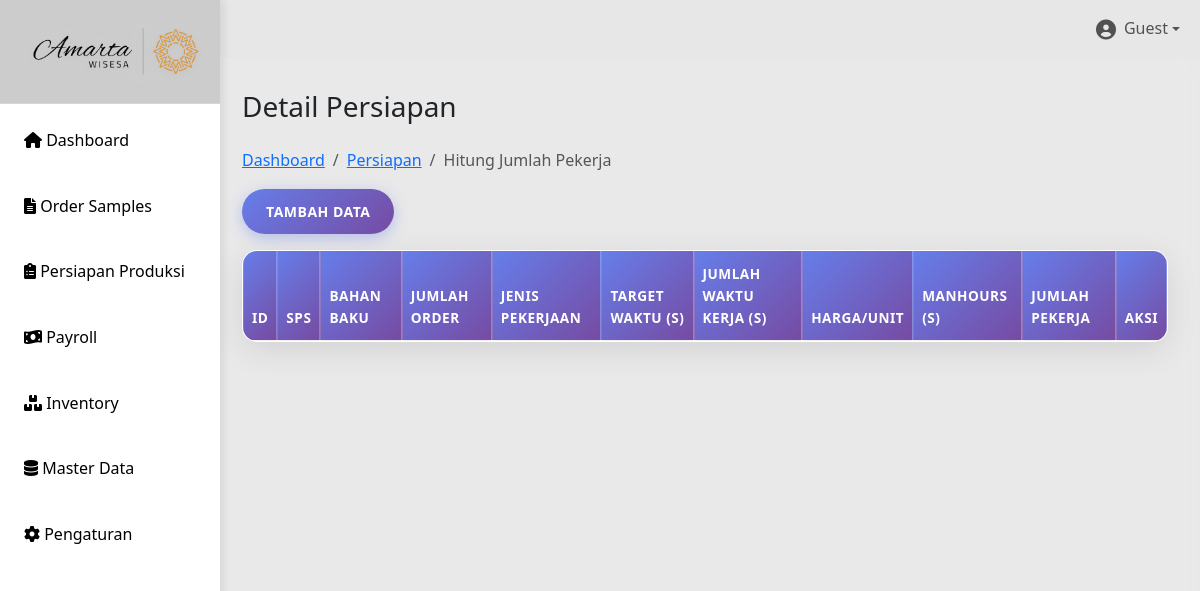
Before: /jumlah_pekerja.php with the older database file.
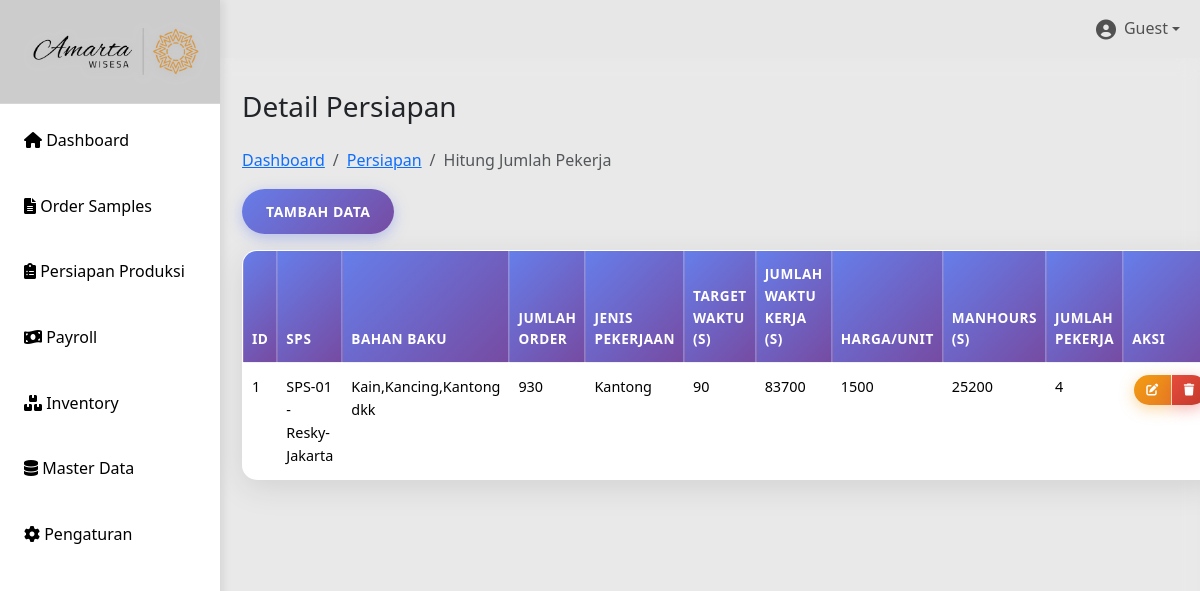
After: the same page with the newer database file.
### tables this page shows
CREATE TABLE `jumlah_pekerja` (
  `id` int(11) UNSIGNED NOT NULL,
  `id_sps` int(11) UNSIGNED DEFAULT NULL,
  `bahan_baku` varchar(500) NOT NULL,
  `jumlah_order` int(11) NOT NULL,
  `jenis_pekerjaan` varchar(50) NOT NULL,
  `target_waktu` int(11) NOT NULL,
  `jumlah_waktu_kerja` int(15) NOT NULL,
  `harga_perunit` int(11) NOT NULL,
  `man_hours` int(11) NOT NULL,
  `jumlah_pekerja` int(11) NOT NULL,
  `updated_at` datetime NOT NULL DEFAULT current_timestamp() ON UPDATE current_timestamp(),
  `created_at` datetime NOT NULL DEFAULT current_timestamp()
);

CREATE TABLE `sps` (
  `id` int(10) UNSIGNED NOT NULL,
  `tanggal` date DEFAULT NULL,
  `sps_no` varchar(20) DEFAULT NULL,
  `customer` varchar(100) DEFAULT NULL,
  `item` varchar(100) DEFAULT NULL,
  `artikel` varchar(100) DEFAULT NULL,
  `qty` int(11) DEFAULT NULL,
  `size` varchar(20) DEFAULT NULL,
  `sample_product` varchar(255) DEFAULT NULL,
  `design` varchar(255) DEFAULT NULL,
  `st_chart` varchar(255) DEFAULT NULL,
  `material_sm` varchar(255) DEFAULT NULL,
  `pola_sample` varchar(255) DEFAULT NULL,
  `buat_sample` varchar(255) DEFAULT NULL,
  `kirim` date DEFAULT NULL,
  `approval` varchar(100) DEFAULT NULL,
  `sp_srx` varchar(100) DEFAULT NULL
);

### jumlah_pekerja.php (the view, shortened to what this page needs)
<?php
include 'config/db.php';
include 'includes/header.php';
$sql = "SELECT jp.*, s.sps_no, s.customer
        FROM jumlah_pekerja jp
        LEFT JOIN sps s ON jp.id_sps = s.id";
$result = $conn->query($sql);
?>
<div class="main-content">
     <div>
        <h1 class="h3 mb-4">Detail Persiapan</h1>
        <nav aria-label="breadcrumb">
            <ol class="breadcrumb">
                <li class="breadcrumb-item"><a href="index.php">Dashboard</a></li>
                <li class="breadcrumb-item"><a href="persiapan.php">Persiapan</a></li>
                <li class="breadcrumb-item active">Hitung Jumlah Pekerja</li>
            </ol>
        </nav>
    </div>
    <button class="btn btn-primary mb-3" data-bs-toggle="modal" data-bs-target="#addModal">Tambah Data</button>
    <table class="table table-bordered">
        <thead>
            <tr>
                <th>ID</th>
                <th>SPS</th>
                <th>Bahan Baku</th>
                <th>Jumlah Order</th>
                <th>Jenis Pekerjaan</th>
                <th>Target Waktu (s)</th>
                <th>Jumlah Waktu Kerja (s)</th>
                <th>Harga/Unit</th>
                <th>ManHours (s)</th>
                <th>Jumlah Pekerja</th>
                <th>Aksi</th>
            </tr>
        </thead>
        <tbody>
        <?php $no=1; while ($row = $result->fetch_assoc()) { ?>
            <tr>
                <td><?= $no++ ?></td>
                <td><?= $row['sps_no'] ?> - <?= $row['customer'] ?></td>
                <td><?= $row['bahan_baku'] ?></td>
                <td><?= $row['jumlah_order'] ?></td>
                <td><?= $row['jenis_pekerjaan'] ?></td>
                <td><?= $row['target_waktu'] ?></td>
                <td><?= $row['jumlah_waktu_kerja'] ?></td>
                <td><?= $row['harga_perunit'] ?></td>
                <td><?= $row['man_hours'] ?></td>
                <td><?= $row['jumlah_pekerja'] ?></td>
                <td>
                    <div class="btn-group btn-group-sm" role="group">
                      <button class="btn btn-sm btn-warning" data-bs-toggle="modal" data-bs-target="#editModal<?= $row['id'] ?>"><i class="fas fa-edit"></i></button>
                      <a href="?delete=<?= $row['id'] ?>" class="btn btn-sm btn-danger" onclick="return confirm('Hapus data ini?')"><i class="fas fa-trash"></i></a>
                    </div>
                </td>
            </tr>
        <?php } ?>
        </tbody>
    </table>
</div>
<?php include 'includes/footer.php'; ?>

Changed rows visible on the page:
added jumlah_pekerja: id_sps.sps_no "SPS-01", id_sps.customer "Resky-Jakarta", bahan_baku "Kain,Kancing,Kantong dkk", jumlah_order "930", jenis_pekerjaan "Kantong", target_waktu "90", jumlah_waktu_kerja "83700", harga_perunit "1500", man_hours "25200", jumlah_pekerja "4"
